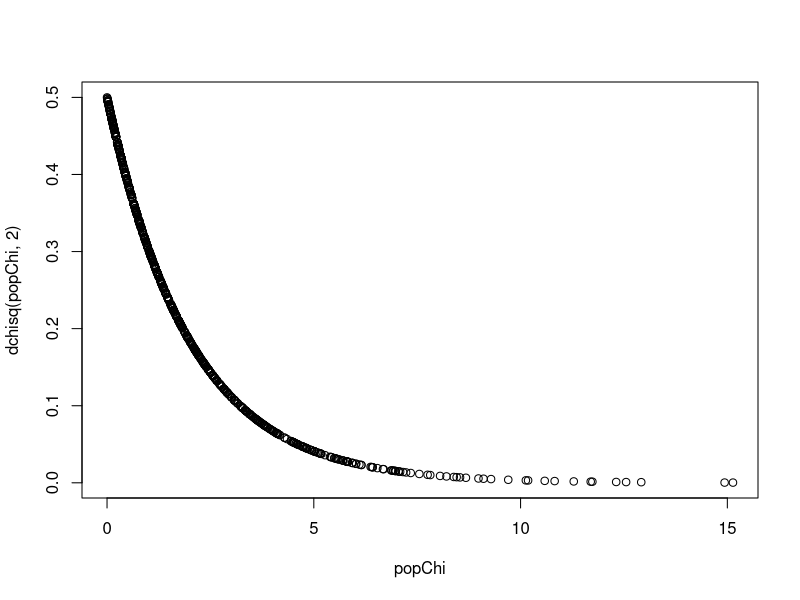
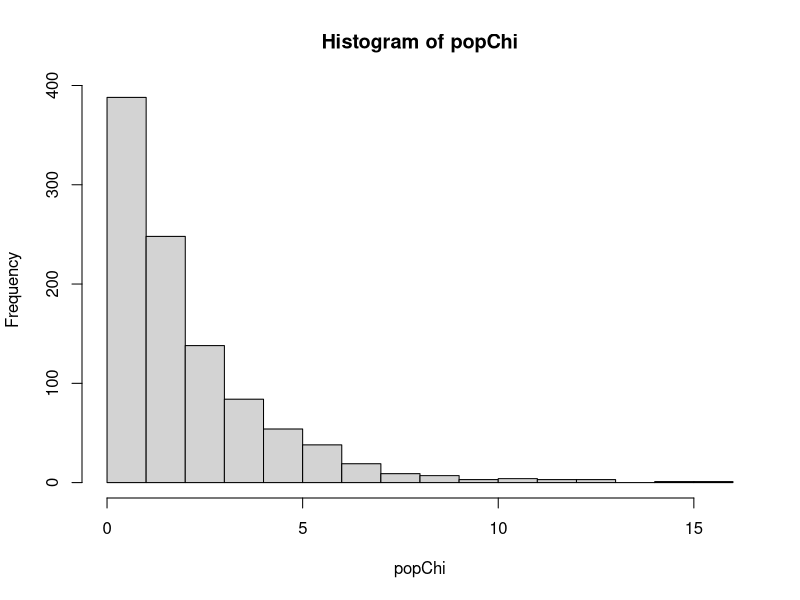
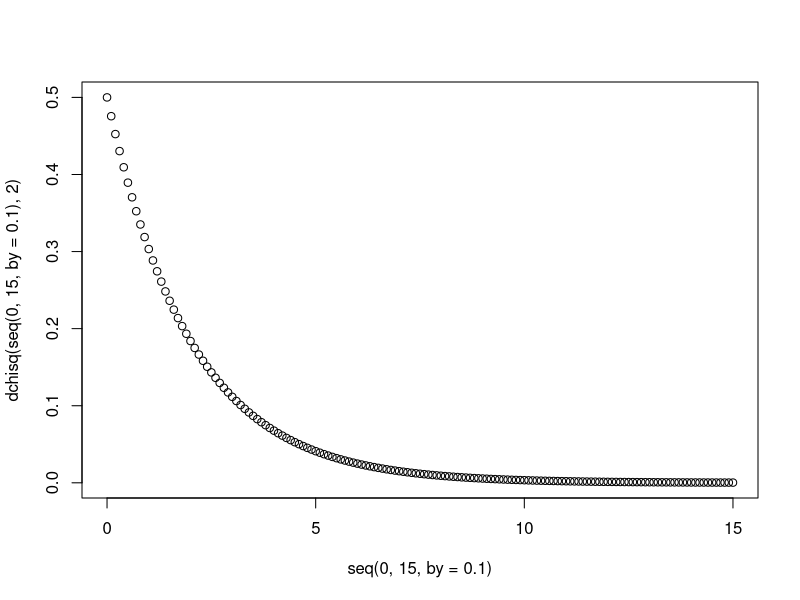
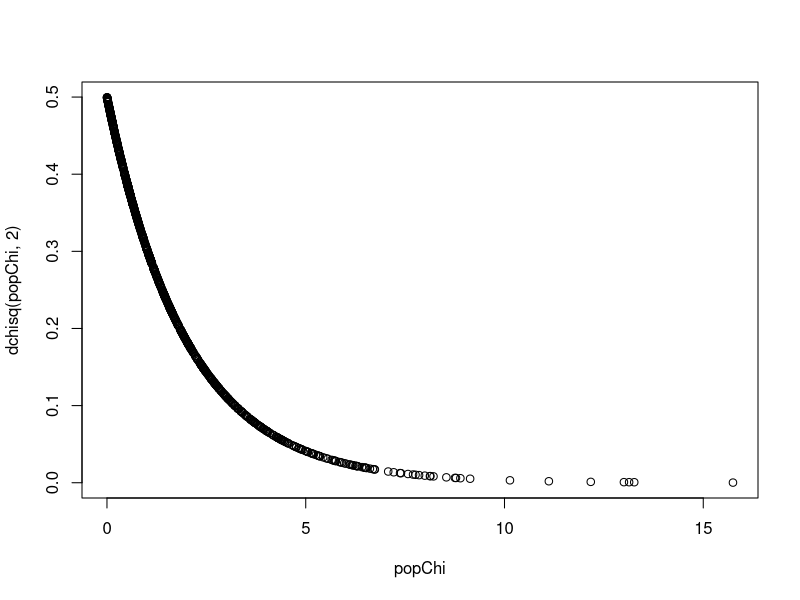
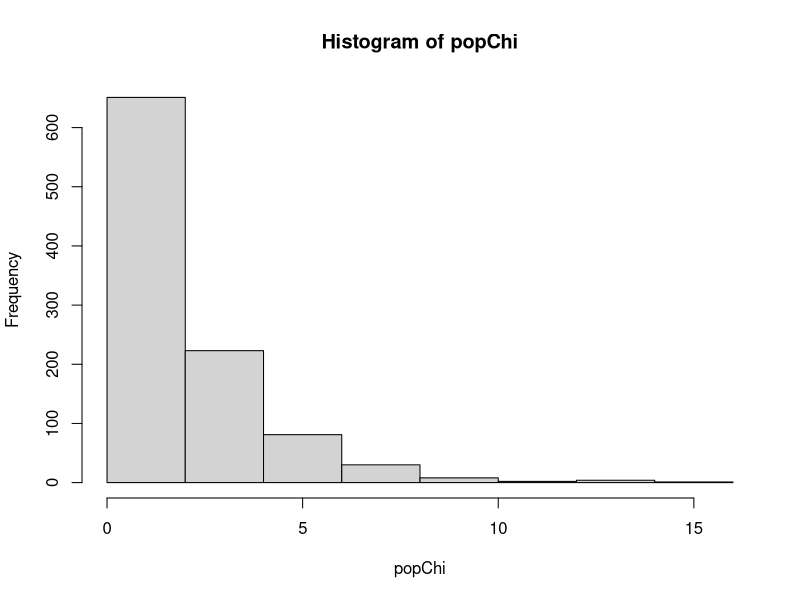

The R script that drew these images, in order:
chiSq <- function(obs, exp) 
{
  sum((obs-exp)**2/exp)
}


n = 1000
wielkPop = 1000
popChi = c()

for(i in 1:n){
  
  pop = sample(c("Aa","AA","aa"),
               prob = c(0.5,0.25,0.25),
               size = wielkPop, replace = T)
  table(pop)
  popChi = c(popChi, chiSq(c(table(pop)[1],table(pop)[2],table(pop)[3]),c(250,500,250)))   
}

plot(popChi, dchisq(popChi,2))
hist(popChi)
quantile(popChi,0.95)

popChi


plot(seq(0,15,by=0.1),dchisq(seq(0,15,by=0.1),2))
quantile(popChi,0.95)

popChi= c()

for(i in 1:n){
  wielkPop = sample(100:10000,1)
  Ho = wielkPop *0.25
  Ht = wielkPop *0.5
  pop = sample(c("Aa","AA","aa"),
               prob = c(0.5,0.25,0.25),
               size = wielkPop, replace = T)
  popChi = c(popChi, chiSq(c(table(pop)[1],table(pop)[2],table(pop)[3]),c(Ho,Ht,Ho)))   
}
plot(popChi, dchisq(popChi,2))
hist(popChi)
max(popChi)



######## migracje

wielkPop = 10000
populacja = sample(c("Aa","AA","aa"),
                   prob = c(0.5,0.25,0.25),
                   size = wielkPop, replace = T)
table(populacja)
chiSq(c(2501,4981,2518),c(2500,5000,2500))
populacja = c(populacja, rep("aa",3000))
table(populacja)
p = (2518*2 + 4981)/(2*13000)
q = (5501*2 + 4981)/(2*13000)

p + q
p
q

p2 = p*p
pq = 2*p*q
q2 = q*q
p2 + pq + q2

AA = p2*13000
Aa = pq * 13000
aa = q2 * 13000

chiSq(c(5501,4981,2518),c(aa,Aa,AA))

populacja = sample(c("Aa","AA","aa"),
                   prob = c(0.5,0.25,0.25),
                   size = wielkPop, replace = T)

populacja = populacja[-sample(1:length(populacja),5000, replace = F)]
table(populacja)
p = (2*sum(populacja=='AA') + sum(populacja=='Aa'))/(2*length(populacja))
q = (2*sum(populacja=='aa') + sum(populacja=='Aa'))/(2*length(populacja))
p+q

p2 = p*p
pq = 2*p*q
q2 = q*q
p2 + pq + q2

AA = p2 * length(populacja)
Aa = pq * length(populacja)
aa = q2 * length(populacja)
table(populacja)
chiSq(c(1287,2470,1243),c(aa,Aa,AA))


#####Selekcja
wielkPop = 1000
populacja = sample(c("Aa","AA","aa"),
                   prob = c(0.5,0.25,0.25),
                   size = wielkPop, replace = T)
populacja = sort(populacja)
populacja

#zrobic parzyste genotypy!!!!!
table(populacja)

chiSq(c(242,523,234),c(250,500,250))

populacjaF1 = c(rep("AA",table(populacja)[3]),rep("aa",table(populacja)[1]))
populacjaF1 = c(populacjaF1, sample(c("AA","Aa","aa"),size = 491,prob = c(0.25,0.5,0.25),replace = T))
table(populacjaF1)

populacjaF2 = c(rep("AA",table(populacjaF1)[3]),rep("aa",table(populacjaF1)[1]))
populacjaF2 = c(populacjaF2, sample(c("AA","Aa","aa"),size = table(populacjaF1)[2],prob = c(0.25,0.5,0.25),replace = T))
table(populacjaF2)
